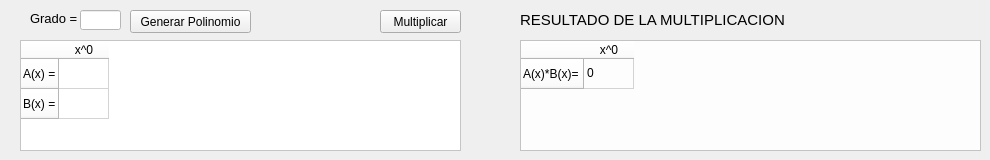
   <widget class="QWidget" name="tab">
    <attribute name="title">
     <string>a) Multiplicadores de la Lagrange</string>
    </attribute>
    <widget class="QLabel" name="lblGradoPx_3">
     <property name="geometry">
      <rect>
       <x>30</x>
       <y>10</y>
       <width>81</width>
       <height>16</height>
      </rect>
     </property>
     <property name="font">
      <font>
       <pointsize>10</pointsize>
      </font>
     </property>
     <property name="text">
      <string>Grado =</string>
     </property>
    </widget>
    <widget class="QPushButton" name="btnMulPol_3">
     <property name="geometry">
      <rect>
       <x>380</x>
       <y>10</y>
       <width>81</width>
       <height>23</height>
      </rect>
     </property>
     <property name="text">
      <string>Multiplicar</string>
     </property>
    </widget>
    <widget class="QTableWidget" name="tablaPol_3">
     <property name="geometry">
      <rect>
       <x>20</x>
       <y>40</y>
       <width>441</width>
       <height>111</height>
      </rect>
     </property>
     <property name="styleSheet">
      <string notr="true">background-color: rgb(255, 255, 255);</string>
     </property>
     <attribute name="horizontalHeaderDefaultSectionSize">
      <number>50</number>
     </attribute>
     <row>
      <property name="text">
       <string>A(x) =</string>
      </property>
     </row>
     <row>
      <property name="text">
       <string>B(x) =</string>
      </property>
     </row>
     <column>
      <property name="text">
       <string>x^0</string>
      </property>
     </column>
    </widget>
    <widget class="QPushButton" name="btnGenerarPol_3">
     <property name="geometry">
      <rect>
       <x>130</x>
       <y>10</y>
       <width>121</width>
       <height>23</height>
      </rect>
     </property>
     <property name="text">
      <string>Generar Polinomio</string>
     </property>
    </widget>
    <widget class="QLabel" name="lblResultadoMatriz_18">
     <property name="geometry">
      <rect>
       <x>520</x>
       <y>10</y>
       <width>341</width>
       <height>20</height>
      </rect>
     </property>
     <property name="font">
      <font>
       <pointsize>11</pointsize>
      </font>
     </property>
     <property name="text">
      <string>RESULTADO DE LA MULTIPLICACION</string>
     </property>
    </widget>
    <widget class="QTableWidget" name="tablaResultado_3">
     <property name="geometry">
      <rect>
       <x>520</x>
       <y>40</y>
       <width>461</width>
       <height>111</height>
      </rect>
     </property>
     <property name="styleSheet">
      <string notr="true">background-color: rgb(253, 253, 253);</string>
     </property>
     <attribute name="horizontalHeaderDefaultSectionSize">
      <number>50</number>
     </attribute>
     <row>
      <property name="text">
       <string>A(x)*B(x)=</string>
      </property>
     </row>
     <column>
      <property name="text">
       <string>x^0</string>
      </property>
     </column>
     <item row="0" column="0">
      <property name="text">
       <string>0</string>
      </property>
     </item>
    </widget>
    <widget class="QLineEdit" name="txtGradoPol_3">
     <property name="geometry">
      <rect>
       <x>80</x>
       <y>10</y>
       <width>41</width>
       <height>20</height>
      </rect>
     </property>
     <property name="styleSheet">
      <string notr="true">background-color: rgb(255, 255, 255);</string>
     </property>
    </widget>
   </widget>
